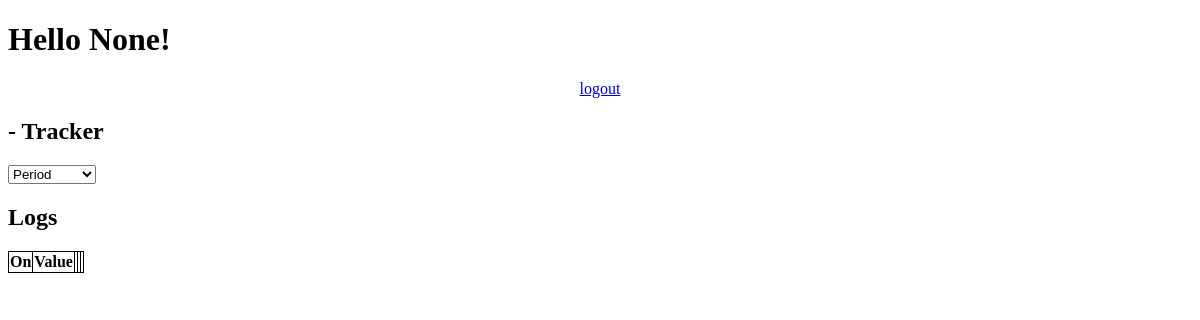
/tracker/7, run on an earlier commit of the app's database.
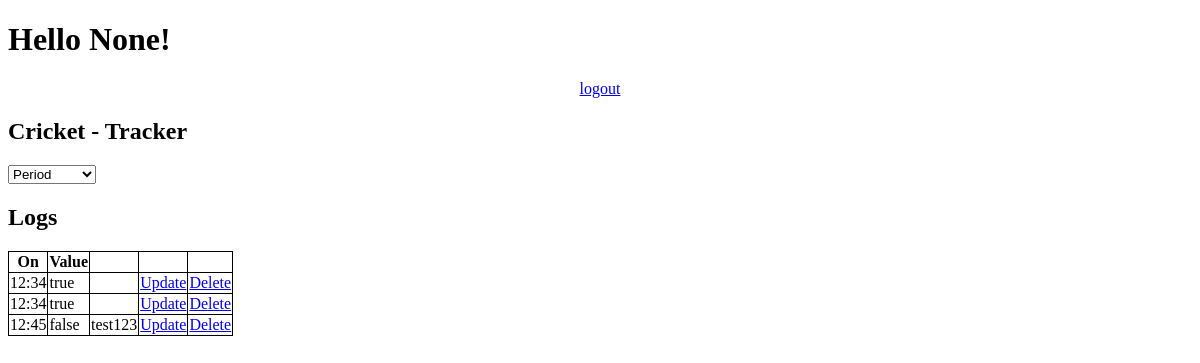
And on a later commit of the database.
### app.py (models this page shows)
class Tracker(db.Model):
    __tablename__ = 'tracker'
    id = db.Column(db.Integer, autoincrement=True, primary_key=True)
    name = db.Column(db.String, unique=True, nullable=False)
    description = db.Column(db.String, nullable=False)
    type = db.Column(db.String, nullable=False)
    settings = db.Column(db.String)

class Log(db.Model):
    __tablename__ = 'log'
    id = db.Column(db.Integer, primary_key=True, autoincrement=True)
    timestamp = db.Column(db.String, nullable=False)
    tracker = db.Column(db.Integer, db.ForeignKey('tracker.id'), nullable=False)
    value = db.Column(db.String, nullable=False)
    note = db.Column(db.String)

### app.py (the view)
@app.route("/tracker/<string:tracker_id>")
def tracker_details_page(tracker_id):
    username = request.cookies.get('username')
    tracker = Tracker.query.filter_by(id=tracker_id).first()
    logs = Log.query.filter_by(tracker=tracker_id).all()
    return render_template('tracker-details.html', username=username, tracker=tracker, logs=logs)

### templates/tracker-details.html (shortened to what this page needs)
<!DOCTYPE html>
<html>
<head>
</head>
<body>
<h1>Hello {{ username }}!</h1>
<div style="text-align:center;">
<a href="/logout">logout</a>
</div>
<h2>{{ tracker['name'] }} - Tracker</h2>
<div id="tracking-graph">
<select name="period" id="period">
  <option value="default" selected disabled hidden>Period</option>
</select>
</div>
<h2>Logs</h2>
<table id = "tracker-logs">
<thead>
<th>On</th>
<th>Value</th>
<th></th>
<th></th>
<th></th>
</thead>
<tbody>
{% for log in logs%}
<tr>
    <td>{{ log['timestamp'] }}</td>
    <td>{{ log['value'] }}</td>
    <td>{{ log['note'] }}</td>
    <td><a href="/tracker/{{ tracker['id'] }}/log/{{ log['id'] }}/update">Update</a></td>
    <td><a href="/tracker/{{ tracker['id'] }}/log/{{ log['id'] }}/delete">Delete</a></td>
</tr>
{% endfor %}
</tbody>
</table>
</body>
</html>

### templates/tracker-details.html (style rules this page uses)
table, th, td { border: 1px solid black; border-collapse: collapse; }

What changed in the data, as far as the page shows it:
added Tracker: name "Cricket"
added Log: timestamp "12:34", value "true"
added Log: timestamp "12:34", value "true"
added Log: timestamp "12:45", value "false", note "test123"
